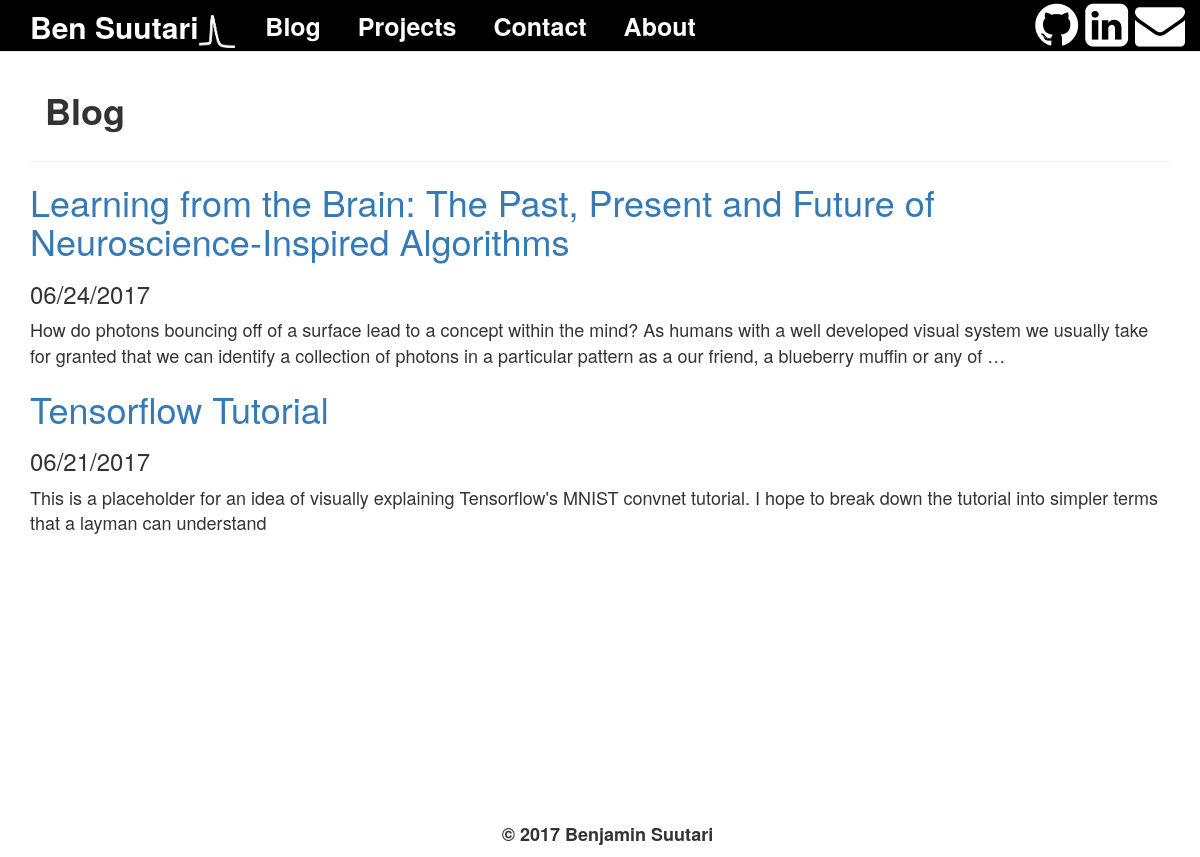
The app's page /, older data.
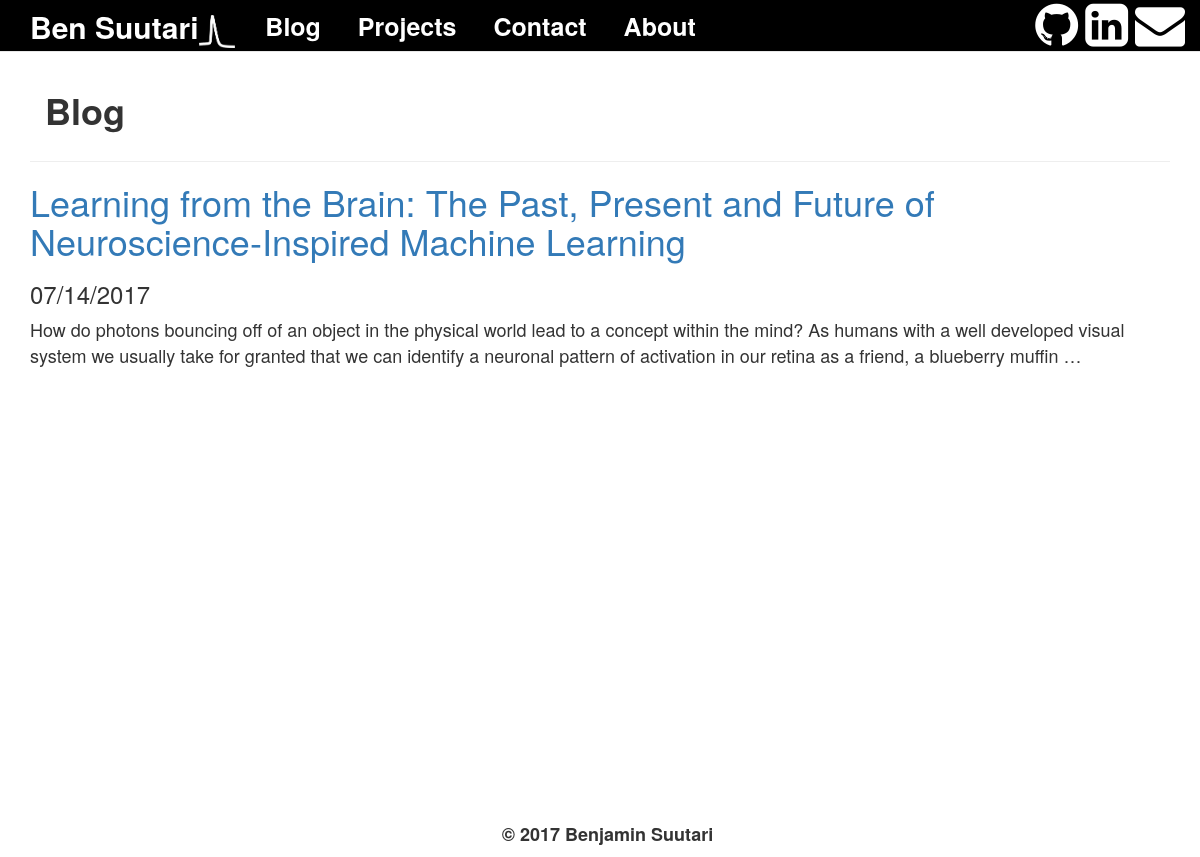
The same page, newer data.
### blog/models.py (models this page shows, shortened)
class Post(models.Model):
	title=models.CharField(max_length=140)
	slug = models.SlugField(unique=True)
	body=models.TextField()
	date=models.DateTimeField()

### blog/templates/blog/blog.html
{% extends "personal/header.html" %}
{% block content %}
<div class="container">
	<div class="col-md-20">
		<br>
		  <left>
		  	<h1><b>Blog</b></h1>
		  </left>
	</div>
</div><hr>
	{% for post in object_list %}
		<h1><a href="/blog/{{post.id}}">  {{ post.title }}</a><h1>		<h3>{{ post.date|date:"m/d/Y" }}</h3>
		<p>{{ post.body|truncatewords:50 }}</p>
	{% endfor %}
{% endblock %}

### personal/templates/personal/header.html (shortened to what this page needs)
<!DOCTYPE html>
<html lang="en">
<head>
	{% load staticfiles %}
	<link rel="stylesheet" href="{% static 'personal/css/bootstrap.min.css' %}" type = "text/css"/>
	<link rel="stylesheet" href="//maxcdn.bootstrapcdn.com/font-awesome/4.3.0/css/font-awesome.min.css">
</head>
<body class="body" style="background-color:#ffffff">
	<nav class="navbar navbar-default navbar-fixed-top">
	  <div class="container">
	    <div class="navbar-header">
	      <a class="navbar-brand" href="/"><b>Ben Suutari</b><span><img src="{% static 'personal/img/SingleAPThicc_white.png' %}" style="max-height:33px;" alt="face"></span></a>
	    </div>
	    <div class="collapse navbar-collapse" id="bs-example-navbar-collapse-1">
	      <ul class="nav navbar-nav">
	        <li><a href="/blog/"><b>Blog</b></a></li>
			<li><a href="/projects/"><b>Projects</b></a></li>
	        <li><a href="/contact/"><b>Contact</b></a></li>
	        <li><a href="/about/"><b>About</b></a></li>
	      </ul>
	      <ul class="nav navbar-nav navbar-right">
			<a href="https://github.com/bensuutari" target="blank"><i class="fa fa-github fa-2x" aria-hidden="true" style="color:white"></i></a>
			<a href="https://www.linkedin.com/in/benjamin-suutari-22a0262b/" target="blank"><i class="fa fa-linkedin-square fa-2x" aria-hidden="true" style="color:white"></i></a>
			<a href="mailto:ben.suutari@gmail.com" target="blank"><i class="fa fa-envelope fa-2x" aria-hidden="true" style="color:white"></i></a>
	      </ul>
	    </div>
	  </div>
	</nav>
	<div class="container-fluid" style="min-height:95%; ">
		  <div class="col-md-20">
			<div class='container'>
			<br><br>
				<left>
				   {% block content %}
				   {% endblock %}
				</left>
			</div>
		  </div>
		</div>
	<br>
	<br>
	<br>
	<footer>
		<div class="container-fluid" style='margin-left:15px'>
				<center><p><b>&copy 2017 Benjamin Suutari </b></p></center>
		</div>
	</footer>
</body>
</html>

### personal/templates/personal/header.html (style rules this page uses)
html, body { overflow-y: visible; padding-top: 5px; height:100% }
p { font-size: 18px; }
.navbar-default { background-color: #000000; border-color: #E7E7E7; font-size: 25px; }
.navbar-default .navbar-nav > li > a { color: #ffffff; display: inline-block; float: none; vertical-align: top; }
.navbar-default .navbar-brand { color: #ffffff; font-size: 30px; }
.navbar-default .navbar-nav > li { display: inline-block; float:none; }

Row changes from the older to the newer data that the page shows:
removed Post: title "Learning from the Brain: The Past, Present and Future of Neuroscience-Inspired Algorithms", date "06/24/2017", body "How do photons bouncing off of a surface lead to a concept within the mind? As humans with a well developed visual system we usually take for granted that we can identify a collection of photons in a particular pattern as a our friend, a blueberry muffin or any of …"
removed Post: title "Tensorflow Tutorial", date "06/21/2017", body "This is a placeholder for an idea of visually explaining Tensorflow's MNIST convnet tutorial. I hope to break down the tutorial into simpler terms that a layman can understand"
added Post: title "Learning from the Brain: The Past, Present and Future of Neuroscience-Inspired Machine Learning", date "07/14/2017", body "How do photons bouncing off of an object in the physical world lead to a concept within the mind? As humans with a well developed visual system we usually take for granted that we can identify a neuronal pattern of activation in our retina as a friend, a blueberry muffin …"
